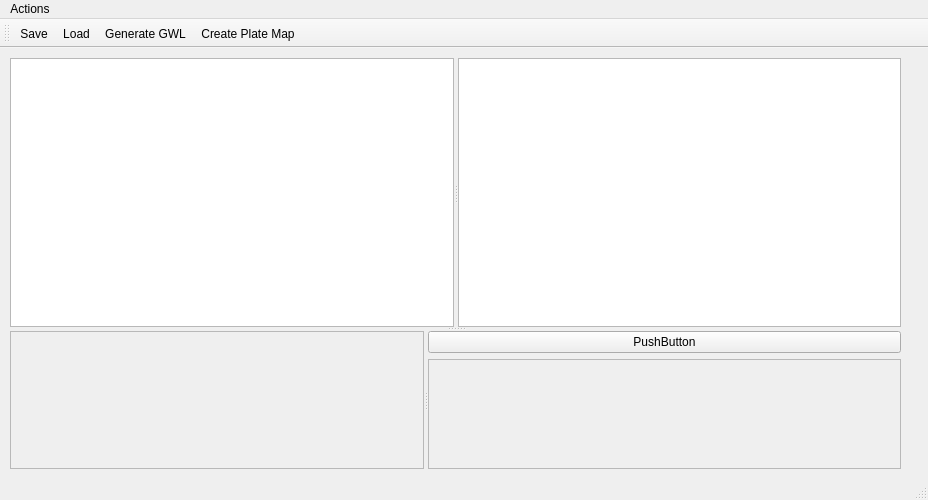
<?xml version="1.0" encoding="UTF-8"?>
<ui version="4.0">
 <class>TecanWindow</class>
 <widget class="QMainWindow" name="TecanWindow">
  <property name="geometry">
   <rect>
    <x>0</x>
    <y>0</y>
    <width>928</width>
    <height>500</height>
   </rect>
  </property>
  <property name="windowTitle">
   <string>MainWindow</string>
  </property>
  <widget class="QWidget" name="centralwidget">
   <widget class="QSplitter" name="splitter_3">
    <property name="geometry">
     <rect>
      <x>10</x>
      <y>10</y>
      <width>891</width>
      <height>411</height>
     </rect>
    </property>
    <property name="orientation">
     <enum>Qt::Orientation::Vertical</enum>
    </property>
    <widget class="QSplitter" name="splitter_2">
     <property name="orientation">
      <enum>Qt::Orientation::Vertical</enum>
     </property>
     <widget class="QSplitter" name="splitter">
      <property name="orientation">
       <enum>Qt::Orientation::Horizontal</enum>
      </property>
      <widget class="QTableView" name="testRequestTableView"/>
      <widget class="DraggableTableView" name="compoundQueryTableView"/>
     </widget>
    </widget>
    <widget class="QSplitter" name="splitter_1">
     <property name="orientation">
      <enum>Qt::Orientation::Horizontal</enum>
     </property>
     <widget class="QWidget" name="verticalLayoutWidget">
      <layout class="QVBoxLayout" name="verticalLayout_4">
       <item>
        <widget class="QScrollArea" name="plateDisplayScrollArea">
         <property name="widgetResizable">
          <bool>true</bool>
         </property>
         <widget class="QWidget" name="scrollAreaWidgetContents">
          <property name="geometry">
           <rect>
            <x>0</x>
            <y>0</y>
            <width>510</width>
            <height>98</height>
           </rect>
          </property>
         </widget>
        </widget>
       </item>
      </layout>
     </widget>
     <widget class="QWidget" name="verticalLayoutWidget_2">
      <layout class="QVBoxLayout" name="verticalLayout_5">
       <item>
        <widget class="QPushButton" name="clearPlatesButton">
         <property name="text">
          <string>PushButton</string>
         </property>
        </widget>
       </item>
       <item>
        <widget class="QScrollArea" name="daughterPlateScrollArea">
         <property name="widgetResizable">
          <bool>true</bool>
         </property>
         <widget class="QWidget" name="scrollAreaWidgetContents_2">
          <property name="geometry">
           <rect>
            <x>0</x>
            <y>0</y>
            <width>369</width>
            <height>68</height>
           </rect>
          </property>
         </widget>
        </widget>
       </item>
      </layout>
     </widget>
    </widget>
   </widget>
  </widget>
  <widget class="QMenuBar" name="menubar">
   <property name="geometry">
    <rect>
     <x>0</x>
     <y>0</y>
     <width>928</width>
     <height>21</height>
    </rect>
   </property>
   <widget class="QMenu" name="menuActions">
    <property name="title">
     <string>Actions</string>
    </property>
    <addaction name="actionSave"/>
    <addaction name="actionLoad"/>
    <addaction name="actionGenerate_GWL"/>
   </widget>
   <addaction name="menuActions"/>
  </widget>
  <widget class="QStatusBar" name="statusbar"/>
  <widget class="QToolBar" name="toolBar">
   <property name="windowTitle">
    <string>toolBar</string>
   </property>
   <attribute name="toolBarArea">
    <enum>TopToolBarArea</enum>
   </attribute>
   <attribute name="toolBarBreak">
    <bool>false</bool>
   </attribute>
   <addaction name="actionSave"/>
   <addaction name="actionLoad"/>
   <addaction name="actionGenerate_GWL"/>
   <addaction name="actionCreate_Plate_Map"/>
  </widget>
  <action name="actionSave">
   <property name="icon">
    <iconset resource="../../resources.qrc">
     <normaloff>:/icons/resources/icons/sauvegarder.png</normaloff>:/icons/resources/icons/sauvegarder.png</iconset>
   </property>
   <property name="text">
    <string>Save</string>
   </property>
  </action>
  <action name="actionLoad">
   <property name="icon">
    <iconset resource="../../resources.qrc">
     <normaloff>:/icons/resources/icons/dossier.png</normaloff>:/icons/resources/icons/dossier.png</iconset>
   </property>
   <property name="text">
    <string>Load</string>
   </property>
  </action>
  <action name="actionGenerate_GWL">
   <property name="icon">
    <iconset resource="../../resources.qrc">
     <normaloff>:/icons/resources/icons/telechargement-de-fichiers.png</normaloff>:/icons/resources/icons/telechargement-de-fichiers.png</iconset>
   </property>
   <property name="text">
    <string>Generate GWL</string>
   </property>
  </action>
  <action name="actionCreate_Plate_Map">
   <property name="icon">
    <iconset resource="../../resources.qrc">
     <normaloff>:/icons/resources/icons/platemap.png</normaloff>:/icons/resources/icons/platemap.png</iconset>
   </property>
   <property name="text">
    <string>Create Plate Map</string>
   </property>
   <property name="menuRole">
    <enum>QAction::MenuRole::NoRole</enum>
   </property>
  </action>
 </widget>
 <customwidgets>
  <customwidget>
   <class>DraggableTableView</class>
   <extends>QTableView</extends>
   <header location="global">src/database/draggabletableview.h</header>
  </customwidget>
 </customwidgets>
 <resources>
  <include location="../../resources.qrc"/>
 </resources>
 <connections/>
</ui>
